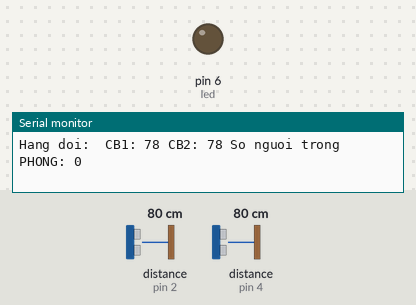
This sketch was run on a simulated Arduino Uno, built with avr-gcc and run on an emulated ATmega328P. Shown: output pins drawn as LEDs (lit = HIGH), the last lines printed to the serial monitor. Wiring (inferred from the names in the program): 2 × ultrasonic range finder: trigger pin 3, echo pin 2 / trigger pin 5, echo pin 4. Inputs (shaded band) come from the test bench; at power-on: distance to the obstacle (sensors on pin 2, pin 4) 80 cm. The echo pulse lasts 58.3 µs per cm; pins used as bus, display or sensor lines are not drawn.

Above: at 1.7 s.
1.8 s: distance to the obstacle (sensor on pin 2) set to 18 cm
4.8 s: distance to the obstacle (sensor on pin 4) set to 77 cm
At 6.6 s:
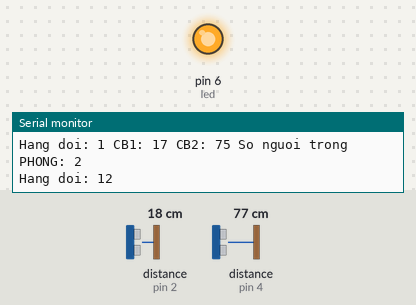
6.9 s: distance to the obstacle (sensor on pin 2) set to 120 cm
9.9 s: distance to the obstacle (sensor on pin 4) set to 2 cm
Timing chart, 0 to 12.9 s (numbered marks = the images above; inputs shaded):
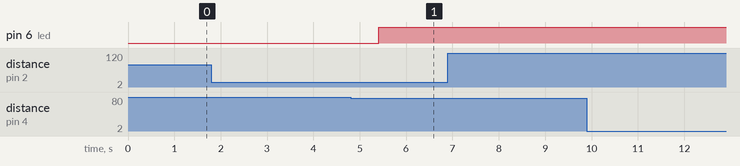

Measured:
- the behaviour switches between 80 and 79 cm on distance to the obstacle (sensor on pin 4) (found by bisection; images 0 and 1)
- after the input at 4.8 s, pin 6 (led): LOW → HIGH after 0.61 s

The sketch:

DiemSoNguoiRaVao_CBSieuAm.ino
```cpp
const int trig1 = 3;
const int echo1 = 2;

const int trig2 = 5;
const int echo2 = 4;

int led = 6;
unsigned long thoigian1;
unsigned long thoigian2;

int kccb1bandau;
int kccb2bandau;
//int khoangcach;
int khoangcach1;
int khoangcach2;
//int gioihan = 25;
//int luotvao;
//int luotra;

int songuoitrongphong;
String hangdoi = "";
int timeoutcounter=0;
void setup() {
  // put your setup code here, to run once:
  pinMode(trig1, OUTPUT);
  pinMode(echo1, INPUT);
  pinMode(trig2, OUTPUT);
  pinMode(echo2, INPUT);
  pinMode(led, OUTPUT);
  Serial.begin(9600);
  songuoitrongphong=0;

  delay(500);
  dokhoangcach1();
  kccb1bandau=khoangcach1;
  dokhoangcach2();
  kccb2bandau=khoangcach2;
  Serial.print(kccb1bandau);Serial.print("   ");
  Serial.println(kccb2bandau);
}

void loop() {
  // put your main code here, to run repeatedly:
  khoangcach1 = 0;
  khoangcach2 = 0;
  dokhoangcach1();
  dokhoangcach2();
  //delay(500);
  if(songuoitrongphong==0){digitalWrite(led,LOW);}
  else {digitalWrite(led,HIGH);}
  if(khoangcach1<kccb1bandau - 0 && hangdoi.charAt(0)!='1')
  {
    hangdoi+="1";
  }
  else if(khoangcach2<kccb2bandau - 0 && hangdoi.charAt(0)!='2')
  {
    hangdoi+="2";
  }
  if(hangdoi.equals("12"))
  {
    songuoitrongphong++;
    Serial.print("Hang doi: ");
    Serial.println(hangdoi);
    hangdoi="";
    delay(550);
  }
 else if(hangdoi.equals("21") && songuoitrongphong>0)
 {
    songuoitrongphong--;
    Serial.print("Hang doi: ");
    Serial.println(hangdoi);
    hangdoi="";
    delay(550);
 }
 // Reset hàng đợi nếu giá trị hàng đợi sai (11 hoặc 22) hoặc hết thời gian chờ
  if(hangdoi.length()>2 || hangdoi.equals("11") || hangdoi.equals("22") ||timeoutcounter>200)
  {
      hangdoi="";
  }
  if(hangdoi.length()==1)
  {timeoutcounter++;}
  else {timeoutcounter=0;}

  Serial.print("Hang doi: ");
  Serial.print(hangdoi);
  Serial.print(" CB1: ");
  Serial.print(khoangcach1);
  Serial.print(" CB2: ");
  Serial.print(khoangcach2);
  Serial.print(" So nguoi trong PHONG: ");
  Serial.println(songuoitrongphong);
}
void dokhoangcach1()
{

  digitalWrite(trig1, LOW);
  delayMicroseconds(2);
  digitalWrite(trig1, HIGH);
  delayMicroseconds(10);
  digitalWrite(trig1, LOW);


  // Đo độ rộng xung HIGH ở chân echo.
  thoigian1 = pulseIn(echo1, HIGH);

  khoangcach1 = thoigian1 / 2 / 29.412;

}
void dokhoangcach2()
{

  digitalWrite(trig2, LOW);
  delayMicroseconds(2);
  digitalWrite(trig2, HIGH);
  delayMicroseconds(10);
  digitalWrite(trig2, LOW);


  // Đo độ rộng xung HIGH ở chân echo.
  thoigian2 = pulseIn(echo2, HIGH);

  khoangcach2 = thoigian2 / 2 / 29.412;

}
```
